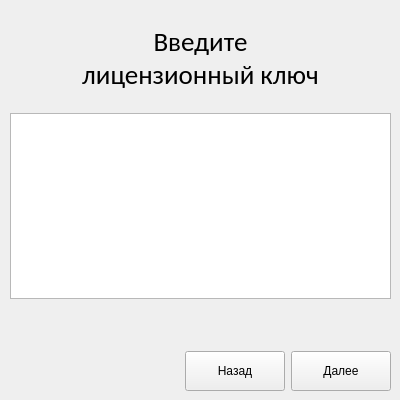
   <widget class="QWidget" name="create_key">
    <widget class="QWidget" name="verticalLayoutWidget_8">
     <property name="geometry">
      <rect>
       <x>10</x>
       <y>10</y>
       <width>381</width>
       <height>381</height>
      </rect>
     </property>
     <layout class="QVBoxLayout" name="verticalLayout_10">
      <item>
       <widget class="QLabel" name="key_label">
        <property name="minimumSize">
         <size>
          <width>0</width>
          <height>97</height>
         </size>
        </property>
        <property name="maximumSize">
         <size>
          <width>16777215</width>
          <height>97</height>
         </size>
        </property>
        <property name="font">
         <font>
          <family>Calibri</family>
          <pointsize>20</pointsize>
         </font>
        </property>
        <property name="text">
         <string>Введите
лицензионный ключ</string>
        </property>
        <property name="alignment">
         <set>Qt::AlignCenter</set>
        </property>
       </widget>
      </item>
      <item>
       <widget class="QPlainTextEdit" name="key_input"/>
      </item>
      <item>
       <widget class="QLabel" name="key_error_label">
        <property name="minimumSize">
         <size>
          <width>0</width>
          <height>40</height>
         </size>
        </property>
        <property name="text">
         <string/>
        </property>
       </widget>
      </item>
      <item>
       <layout class="QHBoxLayout" name="horizontalLayout_10">
        <item>
         <spacer name="horizontalSpacer_8">
          <property name="orientation">
           <enum>Qt::Horizontal</enum>
          </property>
          <property name="sizeHint" stdset="0">
           <size>
            <width>40</width>
            <height>20</height>
           </size>
          </property>
         </spacer>
        </item>
        <item>
         <widget class="QPushButton" name="key_back_btn">
          <property name="minimumSize">
           <size>
            <width>100</width>
            <height>40</height>
           </size>
          </property>
          <property name="text">
           <string>Назад</string>
          </property>
         </widget>
        </item>
        <item>
         <widget class="QPushButton" name="key_next_btn">
          <property name="minimumSize">
           <size>
            <width>100</width>
            <height>40</height>
           </size>
          </property>
          <property name="text">
           <string>Далее</string>
          </property>
         </widget>
        </item>
       </layout>
      </item>
     </layout>
    </widget>
   </widget>
